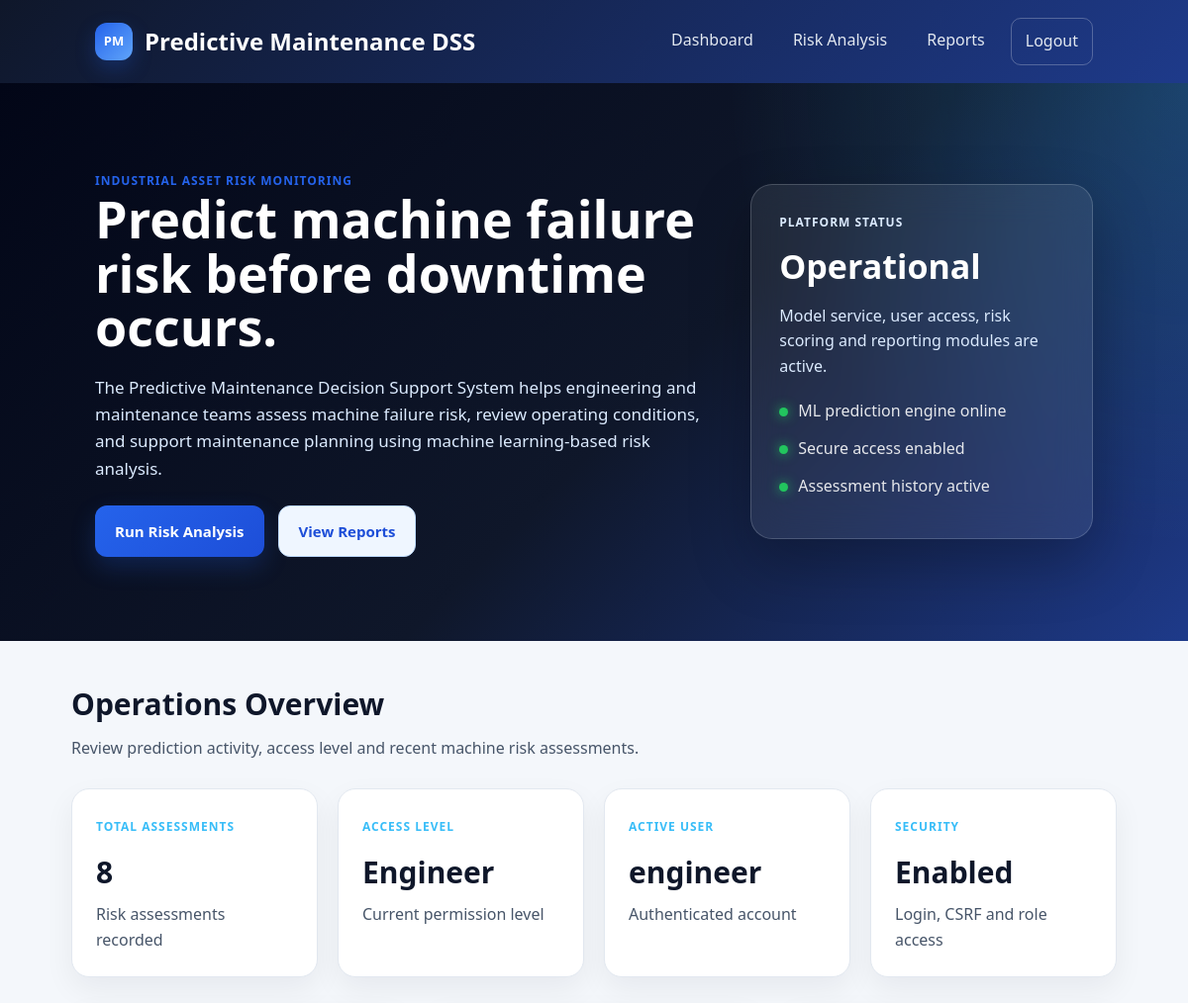
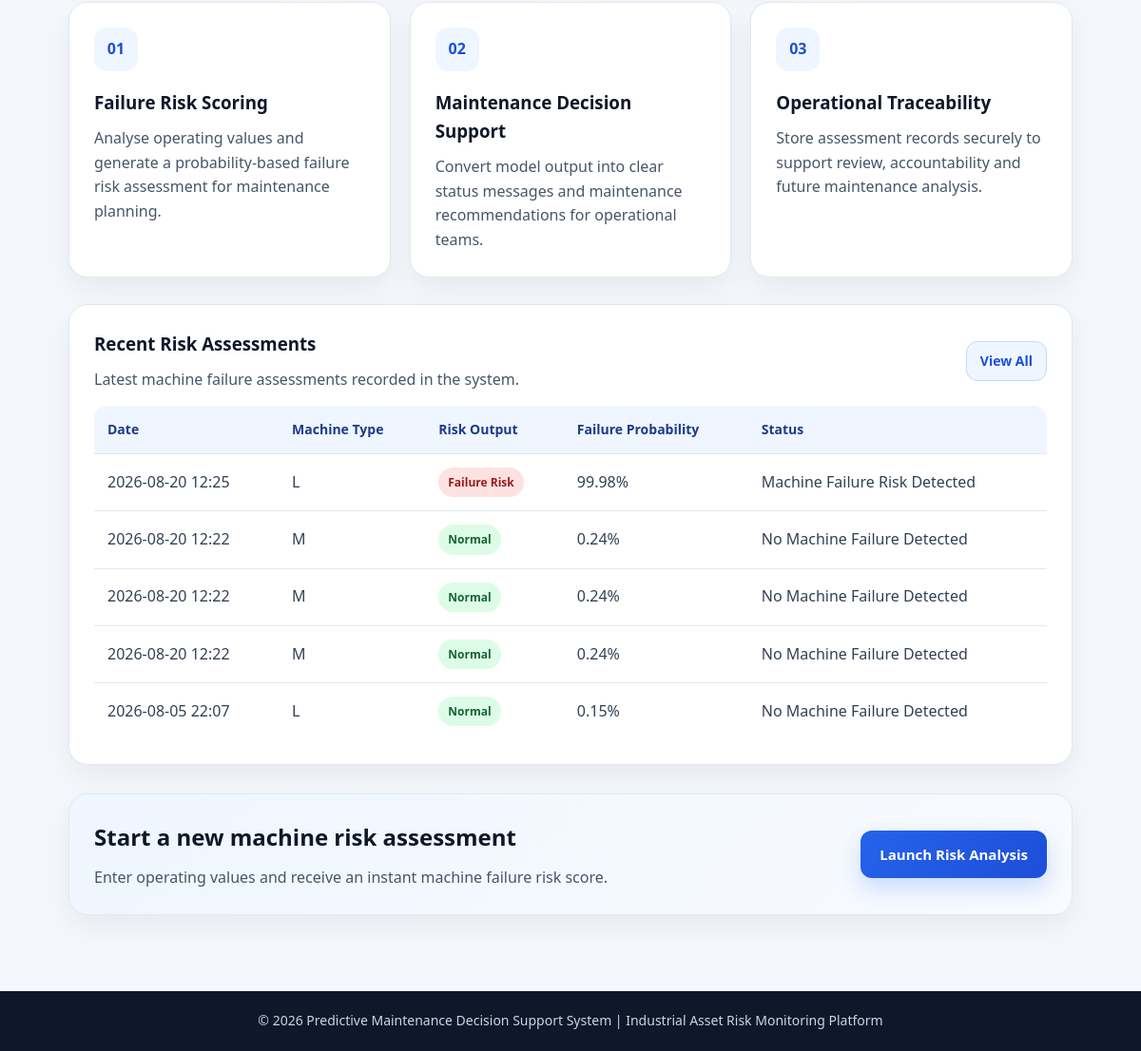
The app's page / (signed in) with its own data (2 pictures, top to bottom).
### app/models.py (models this page shows, shortened)
class User(UserMixin, db.Model):
    id = db.Column(db.Integer, primary_key=True)
    username = db.Column(db.String(80), unique=True, nullable=False, index=True)
    password_hash = db.Column(db.String(255), nullable=False)
    role = db.Column(db.String(20), nullable=False, default="engineer")
    predictions = db.relationship(
        "PredictionHistory",
        backref="user",
        lazy=True,
        cascade="all, delete-orphan",
    )

class PredictionHistory(db.Model):
    id = db.Column(db.Integer, primary_key=True)
    user_id = db.Column(db.Integer, db.ForeignKey("user.id"), nullable=False)
    machine_type = db.Column(db.String(1), nullable=False)
    air_temperature = db.Column(db.Float, nullable=False)
    process_temperature = db.Column(db.Float, nullable=False)
    rotational_speed = db.Column(db.Float, nullable=False)
    torque = db.Column(db.Float, nullable=False)
    tool_wear = db.Column(db.Float, nullable=False)
    prediction = db.Column(db.Integer, nullable=False)
    failure_probability = db.Column(db.Float, nullable=False)
    status = db.Column(db.String(120), nullable=False)
    recommendation = db.Column(db.String(255), nullable=False)
    created_at = db.Column(
        db.DateTime,
        default=lambda: datetime.now(timezone.utc),
        nullable=False,
    )

### app/routes.py (the view)
@main.route("/")
@login_required
def dashboard():
    if current_user.role == "admin":
        total_predictions = PredictionHistory.query.count()
        recent_predictions = (
            PredictionHistory.query
            .order_by(PredictionHistory.created_at.desc())
            .limit(5)
            .all()
        )
    else:
        total_predictions = PredictionHistory.query.filter_by(
            user_id=current_user.id
        ).count()
        recent_predictions = (
            PredictionHistory.query
            .filter_by(user_id=current_user.id)
            .order_by(PredictionHistory.created_at.desc())
            .limit(5)
            .all()
        )
    return render_template(
        "dashboard.html",
        total_predictions=total_predictions,
        recent_predictions=recent_predictions,
    )

### app/__init__.py (called while the page is built)
def create_app():
    app = Flask(__name__)
    app.config["SECRET_KEY"] = os.environ.get(
        "SECRET_KEY",
        "temporary-secret-key-change-later",
    )
    app.config["SQLALCHEMY_DATABASE_URI"] = "sqlite:///pdm_app.db"
    app.config["SQLALCHEMY_TRACK_MODIFICATIONS"] = False
    db.init_app(app)
    login_manager.init_app(app)
    csrf.init_app(app)
    login_manager.login_view = "main.login"
    login_manager.login_message = "Please log in to access this page."
    login_manager.login_message_category = "warning"
    @login_manager.user_loader
    def load_user(user_id):
        return User.query.get(int(user_id))
    from app.routes import main
    app.register_blueprint(main)
    return app

### app/templates/dashboard.html (shortened to what this page needs)
<!DOCTYPE html>
<html>
<head>
    <link rel="stylesheet" href="{{ url_for('static', filename='style.css') }}">
</head>
<body>
    <nav class="navbar">
        <div class="nav-brand">
            <span class="brand-mark">PM</span>
            Predictive Maintenance DSS
        </div>
        <div class="nav-links">
            <a href="{{ url_for('main.dashboard') }}">Dashboard</a>
            <a href="{{ url_for('main.predict') }}">Risk Analysis</a>
            <a href="{{ url_for('main.history') }}">Reports</a>
            <a class="logout-link" href="{{ url_for('main.logout') }}">Logout</a>
        </div>
    </nav>
    <section class="business-hero">
        <div class="hero-left">
            <p class="eyebrow">Industrial Asset Risk Monitoring</p>
            <h1>Predict machine failure risk before downtime occurs.</h1>
            <p class="hero-text">
                The Predictive Maintenance Decision Support System helps engineering and
                maintenance teams assess machine failure risk, review operating conditions,
                and support maintenance planning using machine learning-based risk analysis.
            </p>
            <div class="hero-actions">
                <a class="button primary" href="{{ url_for('main.predict') }}">Run Risk Analysis</a>
                <a class="button secondary" href="{{ url_for('main.history') }}">View Reports</a>
            </div>
        </div>
        <div class="hero-panel">
            <p class="panel-label">Platform Status</p>
            <h2>Operational</h2>
            <p>
                Model service, user access, risk scoring and reporting modules are active.
            </p>
            <div class="status-list">
                <div><span class="status-dot"></span>ML prediction engine online</div>
                <div><span class="status-dot"></span>Secure access enabled</div>
                <div><span class="status-dot"></span>Assessment history active</div>
            </div>
        </div>
    </section>
    <main class="container">
        <div class="section-title">
            <h2>Operations Overview</h2>
            <p>
                Review prediction activity, access level and recent machine risk assessments.
            </p>
        </div>
        <div class="stats-grid">
            <div class="stat-card">
                <span class="stat-label">Total Assessments</span>
                <h3>{{ total_predictions }}</h3>
                <p>Risk assessments recorded</p>
            </div>
            <div class="stat-card">
                <span class="stat-label">Access Level</span>
                <h3>{{ current_user.role|capitalize }}</h3>
                <p>Current permission level</p>
            </div>
            <div class="stat-card">
                <span class="stat-label">Active User</span>
                <h3>{{ current_user.username }}</h3>
                <p>Authenticated account</p>
            </div>
            <div class="stat-card">
                <span class="stat-label">Security</span>
                <h3>Enabled</h3>
                <p>Login, CSRF and role access</p>
            </div>
        </div>
        <div class="card-grid">
            <div class="info-card">
                <div class="card-icon">01</div>
                <h3>Failure Risk Scoring</h3>
                <p>
                    Analyse operating values and generate a probability-based failure risk
                    assessment for maintenance planning.
                </p>
            </div>
            <div class="info-card">
                <div class="card-icon">02</div>
                <h3>Maintenance Decision Support</h3>
                <p>
                    Convert model output into clear status messages and maintenance
                    recommendations for operational teams.
                </p>
            </div>
            <div class="info-card">
                <div class="card-icon">03</div>
                <h3>Operational Traceability</h3>
                <p>
                    Store assessment records securely to support review, accountability
                    and future maintenance analysis.
                </p>
            </div>
        </div>
        <div class="info-card">
            <div class="table-header">
                <div>
                    <h3>Recent Risk Assessments</h3>
                    <p>Latest machine failure assessments recorded in the system.</p>
                </div>
                <a class="button small secondary" href="{{ url_for('main.history') }}">View All</a>
            </div>
            {% if recent_predictions %}
                <table>
                    <tr>
                        <th>Date</th>
                        <th>Machine Type</th>
                        <th>Risk Output</th>
                        <th>Failure Probability</th>
                        <th>Status</th>
                    </tr>
                    {% for record in recent_predictions %}
                    <tr>
                        <td>{{ record.created_at.strftime("%Y-%m-%d %H:%M") }}</td>
                        <td>{{ record.machine_type }}</td>
                        <td>
                            {% if record.prediction == 1 %}
                                <span class="badge danger">Failure Risk</span>
                            {% else %}
                                <span class="badge success">Normal</span>
                            {% endif %}
                        </td>
                        <td>{{ record.failure_probability }}%</td>
                        <td>{{ record.status }}</td>
                    </tr>
                    {% endfor %}
                </table>
            {% else %}
                <div class="empty-state">
                    <h3>No assessments recorded yet</h3>
                    <p>Run your first machine risk analysis to populate the dashboard.</p>
                    <a class="button primary" href="{{ url_for('main.predict') }}">Run First Analysis</a>
                </div>
            {% endif %}
        </div>
        <div class="cta-panel">
            <div>
                <h2>Start a new machine risk assessment</h2>
                <p>
                    Enter operating values and receive an instant machine failure risk score.
                </p>
            </div>
            <a class="button primary" href="{{ url_for('main.predict') }}">Launch Risk Analysis</a>
        </div>
    </main>
    <footer>
        <p>© 2026 Predictive Maintenance Decision Support System | Industrial Asset Risk Monitoring Platform</p>
    </footer>
</body>
</html>

### records on screen
User: role "Engineer", username "engineer"
PredictionHistory: created_at "2026-08-20 12:25", machine_type "L", prediction "Failure Risk", failure_probability "99.98", status "Machine Failure Risk Detected"
PredictionHistory: created_at "2026-08-20 12:22", machine_type "M", prediction "Normal", failure_probability "0.24", status "No Machine Failure Detected"
PredictionHistory: created_at "2026-08-20 12:22", machine_type "M", prediction "Normal", failure_probability "0.24", status "No Machine Failure Detected"
PredictionHistory: created_at "2026-08-20 12:22", machine_type "M", prediction "Normal", failure_probability "0.24", status "No Machine Failure Detected"
PredictionHistory: created_at "2026-08-05 22:07", machine_type "L", prediction "Normal", failure_probability "0.15", status "No Machine Failure Detected"

### other values on screen
{{ total_predictions }} "8"
